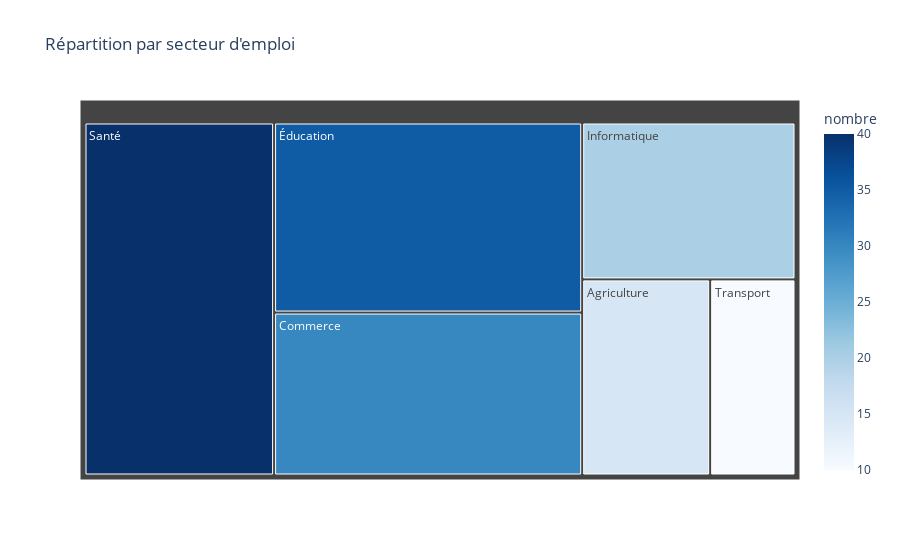

The notebook cell saved with this chart:
### Markdown cell above
### I.4. Compartimentage (treemap)

### Code cell
# Données
data = pd.DataFrame({
    'secteur_emploi': ['Santé', 'Éducation', 'Informatique', 'Commerce', 'Agriculture', 'Transport'],
    'nombre': [40, 35, 20, 30, 15, 10]  # Nombre de personnes travaillant dans chaque secteur
})

# Graphique en compartiments
fig = px.treemap(data, 
                 path=['secteur_emploi'],                  # variable catégorielle
                 values='nombre',                          # Valeurs numériques pour les compartiments
                 title="Répartition par secteur d'emploi",
                 color='nombre',                           # Coleur en fonction des valeurs
                 color_continuous_scale='Blues')           # Palette de couleur choisie

# Affichage
fig.show()

### Figure 1 — Plotly figure (JSON) as saved in the notebook; plotly's stock layout.template omitted (floating-point values rounded to 4 significant figures)
{"data": [{"branchvalues": "total", "customdata": [[15], [30], [20], [40], [10], [35]], "domain": {"x": [0, 1], "y": [0, 1]}, "hovertemplate": "labels=%{label}<br>nombre_sum=%{value}<br>parent=%{parent}<br>id=%{id}<br>nombre=%{color}<extra></extra>", "ids": ["Agriculture", "Commerce", "Informatique", "Santé", "Transport", "Éducation"], "labels": ["Agriculture", "Commerce", "Informatique", "Santé", "Transport", "Éducation"], "marker": {"coloraxis": "coloraxis", "colors": [15, 30, 20, 40, 10, 35]}, "name": "", "parents": ["", "", "", "", "", ""], "type": "treemap", "values": [15, 30, 20, 40, 10, 35]}], "layout": {"coloraxis": {"colorbar": {"title": {"text": "nombre"}}, "colorscale": [[0, "rgb(247,251,255)"], [0.125, "rgb(222,235,247)"], [0.25, "rgb(198,219,239)"], [0.375, "rgb(158,202,225)"], [0.5, "rgb(107,174,214)"], [0.625, "rgb(66,146,198)"], [0.75, "rgb(33,113,181)"], [0.875, "rgb(8,81,156)"], [1, "rgb(8,48,107)"]]}, "legend": {"tracegroupgap": 0}, "title": {"text": "Répartition par secteur d'emploi"}}}
